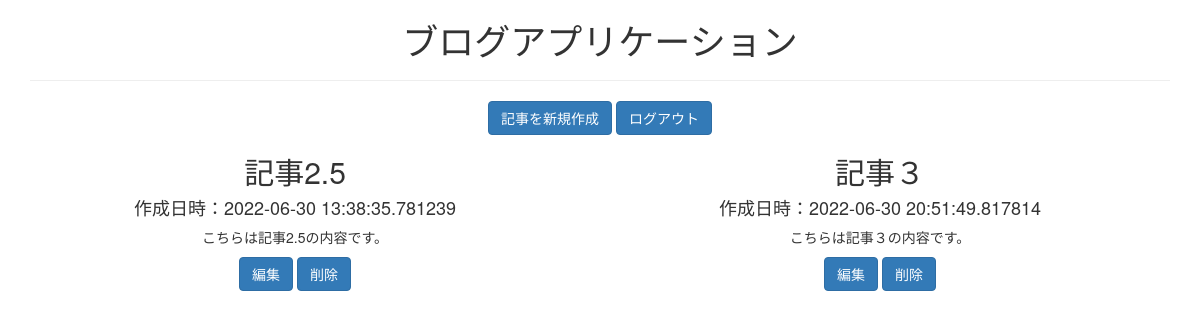
The page /home (signed in) on the database as committed earlier.
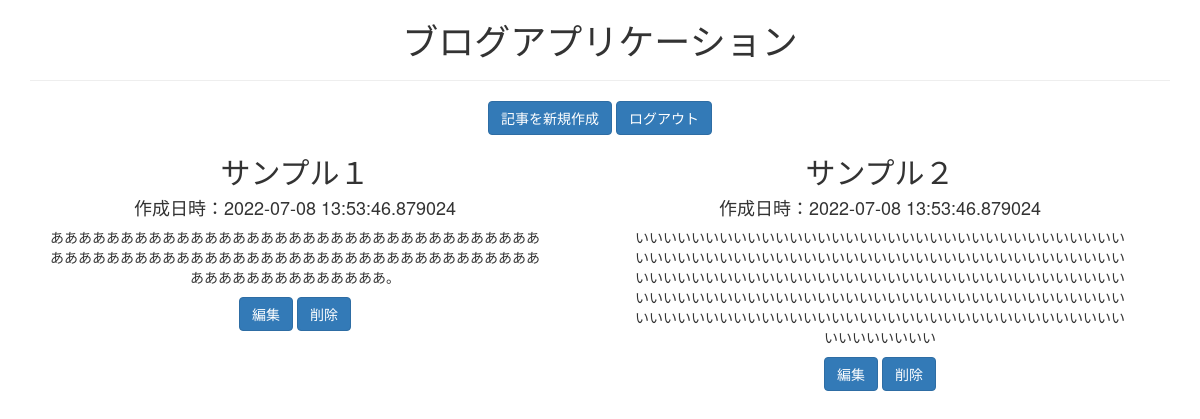
The same page on the database as committed later.
### blog_app.py (models this page shows)
class Post(db.Model):
    id = db.Column(db.Integer, primary_key=True)
    title = db.Column(db.String(50), nullable=False)
    body = db.Column(db.String(300), nullable=False)
    created_at = db.Column(db.DateTime, nullable=False,
                           default=datetime.now(pytz.timezone('Asia/Tokyo')))

### blog_app.py (the view)
@app.route('/home', methods = ['GET','POST'])
@login_required
def home():
    if request.method == 'GET':
        posts = Post.query.all()
        return render_template('home.html', posts=posts)

### blog_app.py (called while the page is built)
@login_manager.user_loader
def load_user(user_id):
    return User.query.get(int(user_id))

### templates/home.html
{% extends "bootstrap/base.html" %}
{% block content %}
<div class="container">
    <div class="text-center">
        <h1>ブログアプリケーション</h1>
        <hr>
        <a href="/create" class="btn btn-primary" role="button">記事を新規作成</a>
        <a href="/logout" class="btn btn-primary" role="button">ログアウト</a>
        <div class="container">
            {% for post in posts %}
            {% if loop.index % 2 == 1 %}
            <div class="row">
                {% endif %}
                <div class="col-md-6">
                    <div class="card" style="width: 500px;">
                        <div class="card-body">
                            <h2 class="card-title">{{ post.title }}</h2>
                        </div>
                        <div class="card-body">
                            <h4 class="card-text">作成日時：{{ post.created_at }}</h4>
                        </div>
                        <div class="card-body">
                            <p class="card-text">{{ post.body }}</p>
                        </div>
                        <div class="card-body">
                            <a href="/{{post.id}}/upgrade" class="btn btn-primary" role="button">編集</a>
                            <a href="/{{post.id}}/delete" class="btn btn-primary" role="button">削除</a>
                        </div>
                    </div>
                </div>
                {% if loop.index % 2 == 0 %}
            </div>
            {% endif %}
            {% endfor %}
        </div>
    </div>
</div>
{% endblock %}

Rows that differ between the two databases and show on the page:
removed Post: title "記事2.5", created_at "2022-06-30 13:38:35.781239", body "こちらは記事2.5の内容です。"
removed Post: title "記事３", created_at "2022-06-30 20:51:49.817814", body "こちらは記事３の内容です。"
added Post: title "サンプル１", created_at "2022-07-08 13:53:46.879024", body "ああああああああああああああああああああああああああああああああああああああああああああああああああああああああああああああああああああああああああああああああああああ。"
added Post: title "サンプル２", created_at "2022-07-08 13:53:46.879024", body "いいいいいいいいいいいいいいいいいいいいいいいいいいいいいいいいいいいいいいいいいいいいいいいいいいいいいいいいいいいいいいいいいいいいいいいいいいいいいいいいいいいいいいいいいいいいいいいいいいいいいいいいいいいいいいいいいいいいいいいいいいいいいいいいいいいいいいいいいいいいいいいいいいいいいいいいいいいいいいいいいいいいいいいいいいいいいいいいいいいいいいい"
